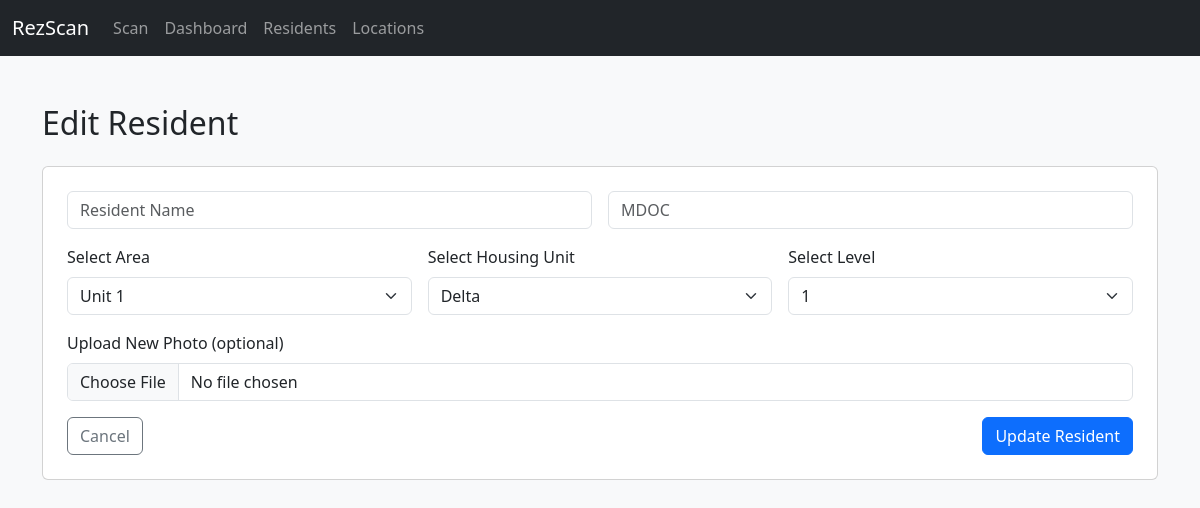
/admin/residents/edit/1, run on an earlier commit of the app's database.
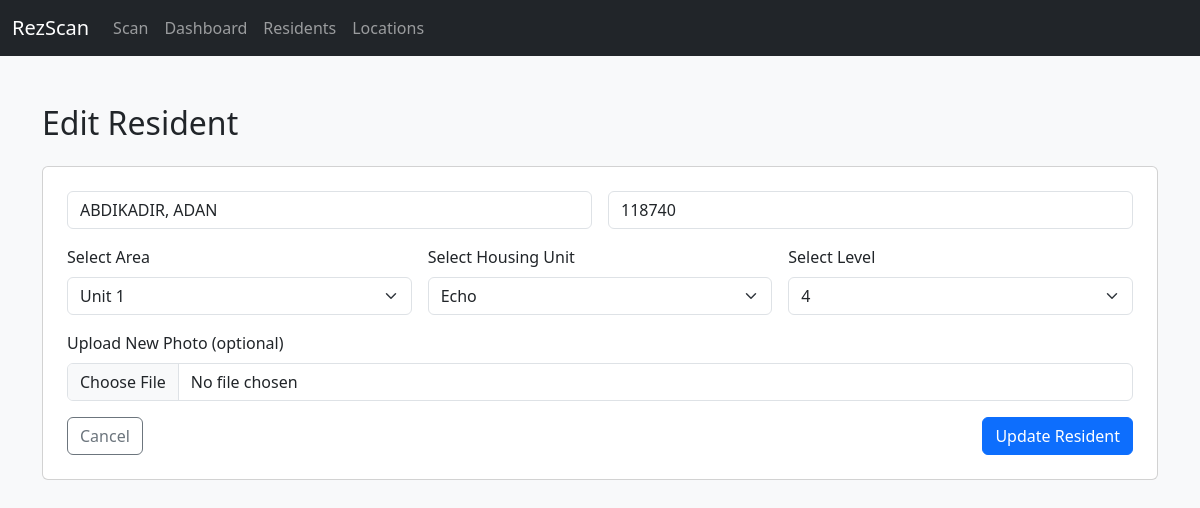
And on a later commit of the database.
### tables this page shows
CREATE TABLE residents (
                id INTEGER PRIMARY KEY AUTOINCREMENT,
                name TEXT NOT NULL,
                mdoc TEXT UNIQUE NOT NULL,
                unit TEXT,
                housing_unit TEXT,
                level TEXT,
                photo TEXT
            );

### RezScan Flask App.py (the view, shortened to what this page needs)
@app.route('/admin/residents/edit/<int:mdoc>', methods=['GET', 'POST'])
def edit_resident(mdoc):
    unit_options = ["Unit 1", "Unit 2", "Unit 3", "MPU", "SMWRC"]
    housing_options = [
        "Delta", "Echo", "Foxtrot", "Dorm 5", "Dorm 6",
        "Women's Center", "A Pod", "B North", "B South",
        "B Ad North", "B Ad South", "C North", "C South", "C Center", "SMWRC"
    ]
    level_options = ["1", "2", "3", "4"]
    with sqlite3.connect(DB_PATH) as conn:
        c = conn.cursor()
        c.execute("SELECT id, name, mdoc, unit, housing_unit, level, photo FROM residents WHERE id = ?", (mdoc,))
        resident = c.fetchone()
    return render_template('edit_resident.html', resident=resident,
                           unit_options=unit_options, housing_options=housing_options, level_options=level_options)

### Templates/edit_resident.html (shortened to what this page needs)
{% extends 'layout.html' %}
{% block content %}
<h2 class="mb-4">Edit Resident</h2>
<form method="POST" enctype="multipart/form-data" class="card p-4">
    <div class="row g-3">
        <div class="col-md-6">
            <input type="text" name="name" class="form-control" placeholder="Resident Name" value="{{ resident[1] }}" required>
        </div>
        <div class="col-md-6">
            <input type="text" name="mdoc" class="form-control" placeholder="MDOC" value="{{ resident[2] }}" required>
        </div>
        <div class="col-md-4">
            <label class="form-label">Select Area</label>
            <select name="unit" class="form-select" required>
                {% for option in unit_options %}
                <option value="{{ option }}" {% if option == resident[3] %}selected{% endif %}>{{ option }}</option>
                {% endfor %}
            </select>
        </div>
        <div class="col-md-4">
            <label class="form-label">Select Housing Unit</label>
            <select name="housing_unit" class="form-select" required>
                {% for option in housing_options %}
                <option value="{{ option }}" {% if option == resident[4] %}selected{% endif %}>{{ option }}</option>
                {% endfor %}
            </select>
        </div>
        <div class="col-md-4">
            <label class="form-label">Select Level</label>
            <select name="level" class="form-select" required>
                {% for option in level_options %}
                <option value="{{ option }}" {% if option == resident[5] %}selected{% endif %}>{{ option }}</option>
                {% endfor %}
            </select>
        </div>
        <div class="col-md-12">
            <label for="photo" class="form-label">Upload New Photo (optional)</label>
            <input type="file" name="photo" class="form-control">
        </div>
        <div class="col-12 d-flex justify-content-between mt-3">
            <a href="{{ url_for('manage_residents') }}" class="btn btn-outline-secondary">Cancel</a>
            <button class="btn btn-primary" type="submit">Update Resident</button>
        </div>
    </div>
</form>
{% endblock %}

### Templates/layout.html (shortened to what this page needs)
<!DOCTYPE html>
<html lang="en">
<head>
    <link href="https://cdn.jsdelivr.net/npm/bootstrap@5.3.3/dist/css/bootstrap.min.css" rel="stylesheet">
</head>
<body class="bg-light">
    <nav class="navbar navbar-expand-lg navbar-dark bg-dark mb-4">
        <div class="container-fluid">
            <a class="navbar-brand" href="{{ url_for('index') }}">RezScan</a>
            <div class="collapse navbar-collapse" id="navbarNav">
                <ul class="navbar-nav">
                    <li class="nav-item">
                        <a class="nav-link" href="{{ url_for('scan') }}">Scan</a>
                    </li>
                    <li class="nav-item">
                        <a class="nav-link" href="{{ url_for('dashboard') }}">Dashboard</a>
                    </li>
                    <li class="nav-item">
                        <a class="nav-link" href="{{ url_for('manage_residents') }}">Residents</a>
                    </li>
                    <li class="nav-item">
                        <a class="nav-link" href="{{ url_for('manage_locations') }}">Locations</a>
                    </li>
                </ul>
            </div>
        </div>
    </nav>
    <div class="container py-4">
        {% block content %}{% endblock %}
    </div>
</body>
</html>

What changed in the data, as far as the page shows it:
added residents: name "ABDIKADIR, ADAN", mdoc "118740", unit "Unit 1", housing_unit "Echo", level "4"
Also different on the page:
form field unit: "Unit 1" → (not shown)
form field housing_unit: "Delta" → (not shown)
form field level: "1" → (not shown)
